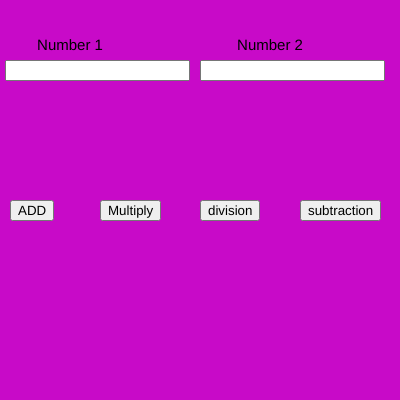
Frame 1 (no input)
Frame 60 (no input): identical to frame 1, image omitted
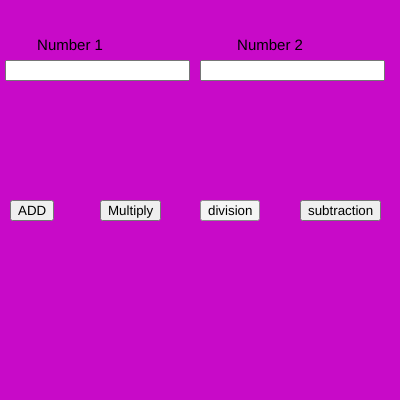
Frame 120 (the mouse pressed at the canvas centre since frame 60)

The p5.js sketch that drew these frames (run headless with seeded random() and noise() and a simulated clock; from frame 60 on, the mouse is pressed at the canvas centre):

// p5.js sketch
// ── sketch.js
var n1,n2;
var b1,b2,b3,b4;
var num1,num2;
function setup() {
  
  createCanvas(400, 400);
  
  num1 = createInput();
  num1.position(5, 60);
  
  num2 = createInput();
  num2.position(200, 60);
  
  b1 = createButton("ADD");
  b1.position(10, 200);
  b1.mousePressed(add);
  
  b2 = createButton("Multiply");
  b2.position(100, 200);
  b2.mousePressed(mul);

  b3 = createButton("division")
  b3.position(200,200)
  b3.mousePressed(div)
  
  b4 = createButton("subtraction")
  b4.position(300,200)
  b4.mousePressed(sub)
  
  textAlign(CENTER);
  textSize(15);
}

function draw() {
  background(200,10,200)
  text("Number 1",70,50)
  text("Number 2",270,50)
  
 n1=parseInt( num1.value())
 n2=parseInt(num2.value())
}
function add() {
  console.log(n1+n2)
}
function mul() {
  console.log(n1*n2)

}
function sub() {
  console.log(n1-n2)
}
function div(){
  console.log(n1/n2)
}
